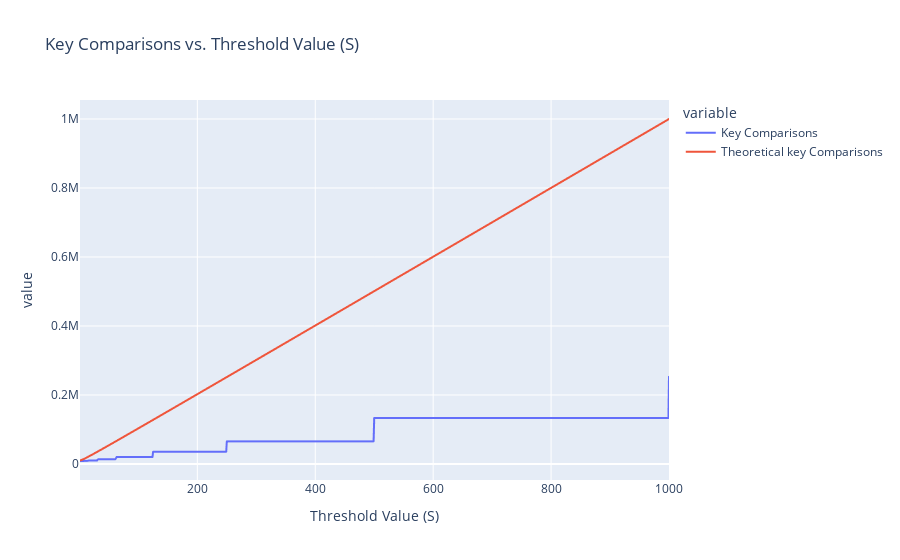

Notebook code cell kept with this figure:
### Code cell
# Create a list of S values from 1 to 500
s_values = list(range(1, 1001))

# Create theoretical  value 
n = 10**3
arr = np.arange(1, 1001)
theory = n*arr + n*(np.log2(n / arr))

# Create a dataframe for the plot
import pandas as pd
df = pd.DataFrame({
    'S': s_values,
    'Key Comparisons': keyComps,
    'Theoretical key Comparisons' : theory
})
# Plotting using plotly.express
fig = px.line(df, x='S', y=['Key Comparisons','Theoretical key Comparisons'], title='Key Comparisons vs. Threshold Value (S)',
              labels={'S': 'Threshold Value (S)', 'Key Comparisons': 'Number of Key Comparisons'})
fig.show()

### Figure 1 — Plotly figure (JSON) as saved in the notebook; plotly's stock layout.template omitted (floating-point values rounded to 4 significant figures; data arrays with more than 128 entries replaced by an {"elided": "..."} marker saying what was removed)
{"data": [{"hovertemplate": "variable=Key Comparisons<br>Threshold Value (S)=%{x}<br>value=%{y}<extra></extra>", "legendgroup": "Key Comparisons", "line": {"color": "#636efa", "dash": "solid"}, "marker": {"symbol": "circle"}, "mode": "lines", "name": "Key Comparisons", "showlegend": true, "type": "scattergl", "x": {"elided": "1000 int values"}, "xaxis": "x", "y": {"elided": "1000 int values"}, "yaxis": "y"}, {"hovertemplate": "variable=Theoretical key Comparisons<br>Threshold Value (S)=%{x}<br>value=%{y}<extra></extra>", "legendgroup": "Theoretical key Comparisons", "line": {"color": "#EF553B", "dash": "solid"}, "marker": {"symbol": "circle"}, "mode": "lines", "name": "Theoretical key Comparisons", "showlegend": true, "type": "scattergl", "x": {"elided": "1000 int values"}, "xaxis": "x", "y": {"elided": "1000 float values"}, "yaxis": "y"}], "layout": {"legend": {"title": {"text": "variable"}, "tracegroupgap": 0}, "title": {"text": "Key Comparisons vs. Threshold Value (S)"}, "xaxis": {"anchor": "y", "domain": [0, 1], "title": {"text": "Threshold Value (S)"}}, "yaxis": {"anchor": "x", "domain": [0, 1], "title": {"text": "value"}}}}
